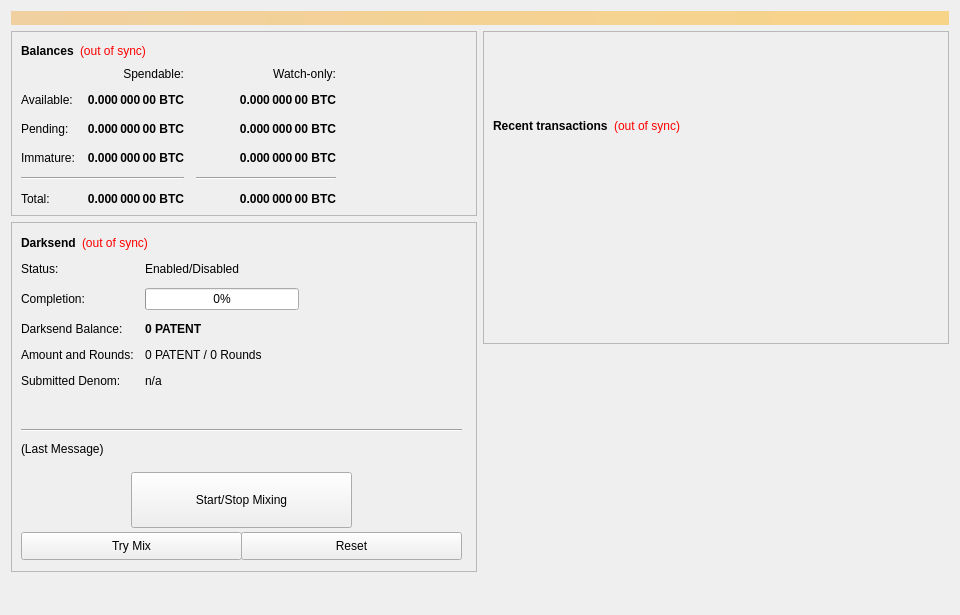
<?xml version="1.0" encoding="UTF-8"?>
<ui version="4.0">
 <class>OverviewPage</class>
 <widget class="QWidget" name="OverviewPage">
  <property name="geometry">
   <rect>
    <x>0</x>
    <y>0</y>
    <width>960</width>
    <height>615</height>
   </rect>
  </property>
  <property name="minimumSize">
   <size>
    <width>960</width>
    <height>0</height>
   </size>
  </property>
  <property name="windowTitle">
   <string>Form</string>
  </property>
  <layout class="QVBoxLayout" name="topLayout">
   <item>
    <widget class="QLabel" name="labelAlerts">
     <property name="visible">
      <bool>false</bool>
     </property>
     <property name="styleSheet">
      <string notr="true">background-color: qlineargradient(x1: 0, y1: 0, x2: 1, y2: 0, stop:0 #F0D0A0, stop:1 #F8D488); color:#000000;</string>
     </property>
     <property name="wordWrap">
      <bool>true</bool>
     </property>
     <property name="margin">
      <number>3</number>
     </property>
    </widget>
   </item>
   <item>
    <layout class="QHBoxLayout" name="horizontalLayout" stretch="1,1">
     <item>
      <layout class="QVBoxLayout" name="verticalLayout_2">
       <item>
        <widget class="QFrame" name="frame">
         <property name="frameShape">
          <enum>QFrame::StyledPanel</enum>
         </property>
         <property name="frameShadow">
          <enum>QFrame::Raised</enum>
         </property>
         <layout class="QVBoxLayout" name="verticalLayout_4">
          <item>
           <layout class="QHBoxLayout" name="horizontalLayout_4">
            <item>
             <widget class="QLabel" name="label_5">
              <property name="font">
               <font>
                <weight>75</weight>
                <bold>true</bold>
               </font>
              </property>
              <property name="text">
               <string>Balances</string>
              </property>
             </widget>
            </item>
            <item>
             <widget class="QLabel" name="labelWalletStatus">
              <property name="cursor">
               <cursorShape>WhatsThisCursor</cursorShape>
              </property>
              <property name="toolTip">
               <string>The displayed information may be out of date. Your wallet automatically synchronizes with the PATENT network after a connection is established, but this process has not completed yet.</string>
              </property>
              <property name="styleSheet">
               <string notr="true">QLabel { color: red; }</string>
              </property>
              <property name="text">
               <string notr="true">(out of sync)</string>
              </property>
              <property name="alignment">
               <set>Qt::AlignLeading|Qt::AlignLeft|Qt::AlignVCenter</set>
              </property>
             </widget>
            </item>
            <item>
             <spacer name="horizontalSpacer_3">
              <property name="orientation">
               <enum>Qt::Horizontal</enum>
              </property>
              <property name="sizeHint" stdset="0">
               <size>
                <width>40</width>
                <height>20</height>
               </size>
              </property>
             </spacer>
            </item>
           </layout>
          </item>
          <item>
           <layout class="QGridLayout" name="gridLayout">
            <property name="spacing">
             <number>12</number>
            </property>
            <item row="2" column="2">
             <widget class="QLabel" name="labelWatchPending">
              <property name="font">
               <font>
                <weight>75</weight>
                <bold>true</bold>
               </font>
              </property>
              <property name="cursor">
               <cursorShape>IBeamCursor</cursorShape>
              </property>
              <property name="toolTip">
               <string>Unconfirmed transactions to watch-only addresses</string>
              </property>
              <property name="text">
               <string notr="true">0.000 000 00 BTC</string>
              </property>
              <property name="alignment">
               <set>Qt::AlignRight|Qt::AlignTrailing|Qt::AlignVCenter</set>
              </property>
              <property name="textInteractionFlags">
               <set>Qt::LinksAccessibleByMouse|Qt::TextSelectableByKeyboard|Qt::TextSelectableByMouse</set>
              </property>
             </widget>
            </item>
            <item row="2" column="1">
             <widget class="QLabel" name="labelUnconfirmed">
              <property name="font">
               <font>
                <weight>75</weight>
                <bold>true</bold>
               </font>
              </property>
              <property name="cursor">
               <cursorShape>IBeamCursor</cursorShape>
              </property>
              <property name="toolTip">
               <string>Total of transactions that have yet to be confirmed, and do not yet count toward the spendable balance</string>
              </property>
              <property name="text">
               <string notr="true">0.000 000 00 BTC</string>
              </property>
              <property name="alignment">
               <set>Qt::AlignRight|Qt::AlignTrailing|Qt::AlignVCenter</set>
              </property>
              <property name="textInteractionFlags">
               <set>Qt::LinksAccessibleByMouse|Qt::TextSelectableByKeyboard|Qt::TextSelectableByMouse</set>
              </property>
             </widget>
            </item>
            <item row="3" column="2">
             <widget class="QLabel" name="labelWatchImmature">
              <property name="font">
               <font>
                <weight>75</weight>
                <bold>true</bold>
               </font>
              </property>
              <property name="cursor">
               <cursorShape>IBeamCursor</cursorShape>
              </property>
              <property name="toolTip">
               <string>Staked or masternode rewards in watch-only addresses that has not yet matured</string>
              </property>
              <property name="text">
               <string notr="true">0.000 000 00 BTC</string>
              </property>
              <property name="alignment">
               <set>Qt::AlignRight|Qt::AlignTrailing|Qt::AlignVCenter</set>
              </property>
              <property name="textInteractionFlags">
               <set>Qt::LinksAccessibleByMouse|Qt::TextSelectableByKeyboard|Qt::TextSelectableByMouse</set>
              </property>
             </widget>
            </item>
            <item row="4" column="0" colspan="2">
             <widget class="Line" name="lineSpendableBalance">
              <property name="orientation">
               <enum>Qt::Horizontal</enum>
              </property>
             </widget>
            </item>
            <item row="4" column="2">
             <widget class="Line" name="lineWatchBalance">
              <property name="sizePolicy">
               <sizepolicy hsizetype="Preferred" vsizetype="Fixed">
                <horstretch>0</horstretch>
                <verstretch>0</verstretch>
               </sizepolicy>
              </property>
              <property name="minimumSize">
               <size>
                <width>140</width>
                <height>0</height>
               </size>
              </property>
              <property name="orientation">
               <enum>Qt::Horizontal</enum>
              </property>
             </widget>
            </item>
            <item row="5" column="0">
             <widget class="QLabel" name="labelTotalText">
              <property name="text">
               <string>Total:</string>
              </property>
             </widget>
            </item>
            <item row="3" column="1">
             <widget class="QLabel" name="labelImmature">
              <property name="font">
               <font>
                <weight>75</weight>
                <bold>true</bold>
               </font>
              </property>
              <property name="cursor">
               <cursorShape>IBeamCursor</cursorShape>
              </property>
              <property name="toolTip">
               <string>Staked or masternode rewards that has not yet matured</string>
              </property>
              <property name="text">
               <string notr="true">0.000 000 00 BTC</string>
              </property>
              <property name="alignment">
               <set>Qt::AlignRight|Qt::AlignTrailing|Qt::AlignVCenter</set>
              </property>
              <property name="textInteractionFlags">
               <set>Qt::LinksAccessibleByMouse|Qt::TextSelectableByKeyboard|Qt::TextSelectableByMouse</set>
              </property>
             </widget>
            </item>
            <item row="2" column="3">
             <spacer name="horizontalSpacer_2">
              <property name="orientation">
               <enum>Qt::Horizontal</enum>
              </property>
              <property name="sizeHint" stdset="0">
               <size>
                <width>40</width>
                <height>20</height>
               </size>
              </property>
             </spacer>
            </item>
            <item row="3" column="0">
             <widget class="QLabel" name="labelImmatureText">
              <property name="text">
               <string>Immature:</string>
              </property>
             </widget>
            </item>
            <item row="5" column="1">
             <widget class="QLabel" name="labelTotal">
              <property name="font">
               <font>
                <weight>75</weight>
                <bold>true</bold>
               </font>
              </property>
              <property name="cursor">
               <cursorShape>IBeamCursor</cursorShape>
              </property>
              <property name="toolTip">
               <string>Your current total balance</string>
              </property>
              <property name="text">
               <string notr="true">0.000 000 00 BTC</string>
              </property>
              <property name="alignment">
               <set>Qt::AlignRight|Qt::AlignTrailing|Qt::AlignVCenter</set>
              </property>
              <property name="textInteractionFlags">
               <set>Qt::LinksAccessibleByMouse|Qt::TextSelectableByKeyboard|Qt::TextSelectableByMouse</set>
              </property>
             </widget>
            </item>
            <item row="5" column="2">
             <widget class="QLabel" name="labelWatchTotal">
              <property name="font">
               <font>
                <weight>75</weight>
                <bold>true</bold>
               </font>
              </property>
              <property name="cursor">
               <cursorShape>IBeamCursor</cursorShape>
              </property>
              <property name="toolTip">
               <string>Current total balance in watch-only addresses</string>
              </property>
              <property name="text">
               <string notr="true">0.000 000 00 BTC</string>
              </property>
              <property name="alignment">
               <set>Qt::AlignRight|Qt::AlignTrailing|Qt::AlignVCenter</set>
              </property>
              <property name="textInteractionFlags">
               <set>Qt::LinksAccessibleByMouse|Qt::TextSelectableByKeyboard|Qt::TextSelectableByMouse</set>
              </property>
             </widget>
            </item>
            <item row="0" column="2">
             <widget class="QLabel" name="labelWatchonly">
              <property name="text">
               <string>Watch-only:</string>
              </property>
              <property name="alignment">
               <set>Qt::AlignRight|Qt::AlignTrailing|Qt::AlignVCenter</set>
              </property>
             </widget>
            </item>
            <item row="1" column="0">
             <widget class="QLabel" name="labelBalanceText">
              <property name="text">
               <string>Available:</string>
              </property>
             </widget>
            </item>
            <item row="1" column="1">
             <widget class="QLabel" name="labelBalance">
              <property name="font">
               <font>
                <weight>75</weight>
                <bold>true</bold>
               </font>
              </property>
              <property name="cursor">
               <cursorShape>IBeamCursor</cursorShape>
              </property>
              <property name="toolTip">
               <string>Your current spendable balance</string>
              </property>
              <property name="text">
               <string notr="true">0.000 000 00 BTC</string>
              </property>
              <property name="alignment">
               <set>Qt::AlignRight|Qt::AlignTrailing|Qt::AlignVCenter</set>
              </property>
              <property name="textInteractionFlags">
               <set>Qt::LinksAccessibleByMouse|Qt::TextSelectableByKeyboard|Qt::TextSelectableByMouse</set>
              </property>
             </widget>
            </item>
            <item row="1" column="2">
             <widget class="QLabel" name="labelWatchAvailable">
              <property name="font">
               <font>
                <weight>75</weight>
                <bold>true</bold>
               </font>
              </property>
              <property name="cursor">
               <cursorShape>IBeamCursor</cursorShape>
              </property>
              <property name="toolTip">
               <string>Your current balance in watch-only addresses</string>
              </property>
              <property name="text">
               <string notr="true">0.000 000 00 BTC</string>
              </property>
              <property name="alignment">
               <set>Qt::AlignRight|Qt::AlignTrailing|Qt::AlignVCenter</set>
              </property>
              <property name="textInteractionFlags">
               <set>Qt::LinksAccessibleByMouse|Qt::TextSelectableByKeyboard|Qt::TextSelectableByMouse</set>
              </property>
             </widget>
            </item>
            <item row="2" column="0">
             <widget class="QLabel" name="labelPendingText">
              <property name="text">
               <string>Pending:</string>
              </property>
             </widget>
            </item>
            <item row="0" column="1">
             <widget class="QLabel" name="labelSpendable">
              <property name="text">
               <string>Spendable:</string>
              </property>
              <property name="alignment">
               <set>Qt::AlignRight|Qt::AlignTrailing|Qt::AlignVCenter</set>
              </property>
             </widget>
            </item>
           </layout>
          </item>
         </layout>
        </widget>
       </item>
       <item>
        <widget class="QFrame" name="frameDarksend">
         <property name="minimumSize">
          <size>
           <width>0</width>
           <height>350</height>
          </size>
         </property>
         <property name="layoutDirection">
          <enum>Qt::LeftToRight</enum>
         </property>
         <property name="frameShape">
          <enum>QFrame::StyledPanel</enum>
         </property>
         <property name="frameShadow">
          <enum>QFrame::Raised</enum>
         </property>
         <widget class="QWidget" name="formLayoutWidget">
          <property name="geometry">
           <rect>
            <x>10</x>
            <y>40</y>
            <width>451</width>
            <height>161</height>
           </rect>
          </property>
          <layout class="QFormLayout" name="formLayout">
           <property name="fieldGrowthPolicy">
            <enum>QFormLayout::AllNonFixedFieldsGrow</enum>
           </property>
           <property name="horizontalSpacing">
            <number>11</number>
           </property>
           <property name="verticalSpacing">
            <number>12</number>
           </property>
           <item row="0" column="0">
            <widget class="QLabel" name="label_6">
             <property name="text">
              <string>Status:</string>
             </property>
            </widget>
           </item>
           <item row="1" column="0">
            <widget class="QLabel" name="label_7">
             <property name="text">
              <string>Completion:</string>
             </property>
            </widget>
           </item>
           <item row="1" column="1">
            <widget class="QProgressBar" name="DarksendProgress">
             <property name="maximumSize">
              <size>
               <width>154</width>
               <height>16777215</height>
              </size>
             </property>
             <property name="value">
              <number>0</number>
             </property>
            </widget>
           </item>
           <item row="2" column="0">
            <widget class="QLabel" name="labelAnonymizedText">
             <property name="text">
              <string>Darksend Balance:</string>
             </property>
            </widget>
           </item>
           <item row="2" column="1">
            <widget class="QLabel" name="labelAnonymized">
             <property name="font">
              <font>
               <weight>75</weight>
               <bold>true</bold>
              </font>
             </property>
             <property name="text">
              <string notr="true">0 PATENT</string>
             </property>
            </widget>
           </item>
           <item row="3" column="0">
            <widget class="QLabel" name="label_8">
             <property name="text">
              <string>Amount and Rounds:</string>
             </property>
            </widget>
           </item>
           <item row="3" column="1">
            <widget class="QLabel" name="labelAmountRounds">
             <property name="text">
              <string>0 PATENT / 0 Rounds</string>
             </property>
            </widget>
           </item>
           <item row="4" column="0">
            <widget class="QLabel" name="label_9">
             <property name="text">
              <string>Submitted Denom:</string>
             </property>
            </widget>
           </item>
           <item row="4" column="1">
            <widget class="QLabel" name="labelSubmittedDenom">
             <property name="toolTip">
              <string>The denominations you submitted to the Masternode.&lt;br&gt;To mix, other users must submit the exact same denominations.</string>
             </property>
             <property name="text">
              <string>n/a</string>
             </property>
            </widget>
           </item>
           <item row="0" column="1">
            <widget class="QLabel" name="DarksendEnabled">
             <property name="text">
              <string>Enabled/Disabled</string>
             </property>
            </widget>
           </item>
          </layout>
         </widget>
         <widget class="QPushButton" name="runAutoDenom">
          <property name="geometry">
           <rect>
            <x>251</x>
            <y>17</y>
            <width>1</width>
            <height>1</height>
           </rect>
          </property>
          <property name="palette">
           <palette>
            <active>
             <colorrole role="WindowText">
              <brush brushstyle="SolidPattern">
               <color alpha="255">
                <red>0</red>
                <green>0</green>
                <blue>0</blue>
               </color>
              </brush>
             </colorrole>
             <colorrole role="Button">
              <brush brushstyle="SolidPattern">
               <color alpha="255">
                <red>239</red>
                <green>238</green>
                <blue>238</blue>
               </color>
              </brush>
             </colorrole>
             <colorrole role="Light">
              <brush brushstyle="SolidPattern">
               <color alpha="255">
                <red>255</red>
                <green>255</green>
                <blue>255</blue>
               </color>
              </brush>
             </colorrole>
             <colorrole role="Midlight">
              <brush brushstyle="SolidPattern">
               <color alpha="255">
                <red>247</red>
                <green>246</green>
                <blue>246</blue>
               </color>
              </brush>
             </colorrole>
             <colorrole role="Dark">
              <brush brushstyle="SolidPattern">
               <color alpha="255">
                <red>119</red>
                <green>119</green>
                <blue>119</blue>
               </color>
              </brush>
             </colorrole>
             <colorrole role="Mid">
              <brush brushstyle="SolidPattern">
               <color alpha="255">
                <red>159</red>
                <green>159</green>
                <blue>159</blue>
               </color>
              </brush>
             </colorrole>
             <colorrole role="Text">
              <brush brushstyle="SolidPattern">
               <color alpha="255">
                <red>0</red>
                <green>0</green>
                <blue>0</blue>
               </color>
              </brush>
             </colorrole>
             <colorrole role="BrightText">
              <brush brushstyle="SolidPattern">
               <color alpha="255">
                <red>255</red>
                <green>255</green>
                <blue>255</blue>
               </color>
              </brush>
             </colorrole>
             <colorrole role="ButtonText">
              <brush brushstyle="SolidPattern">
               <color alpha="255">
                <red>0</red>
                <green>0</green>
                <blue>0</blue>
               </color>
              </brush>
             </colorrole>
             <colorrole role="Base">
              <brush brushstyle="SolidPattern">
               <color alpha="255">
                <red>255</red>
                <green>255</green>
                <blue>255</blue>
               </color>
              </brush>
             </colorrole>
             <colorrole role="Window">
              <brush brushstyle="SolidPattern">
               <color alpha="255">
                <red>239</red>
                <green>238</green>
                <blue>238</blue>
               </color>
              </brush>
             </colorrole>
             <colorrole role="Shadow">
              <brush brushstyle="SolidPattern">
               <color alpha="255">
                <red>0</red>
                <green>0</green>
                <blue>0</blue>
               </color>
              </brush>
             </colorrole>
             <colorrole role="AlternateBase">
              <brush brushstyle="SolidPattern">
               <color alpha="255">
                <red>247</red>
                <green>246</green>
                <blue>246</blue>
               </color>
              </brush>
             </colorrole>
             <colorrole role="ToolTipBase">
              <brush brushstyle="SolidPattern">
               <color alpha="255">
                <red>255</red>
                <green>255</green>
                <blue>220</blue>
               </color>
              </brush>
             </colorrole>
             <colorrole role="ToolTipText">
              <brush brushstyle="SolidPattern">
               <color alpha="255">
                <red>0</red>
                <green>0</green>
                <blue>0</blue>
               </color>
              </brush>
             </colorrole>
            </active>
            <inactive>
             <colorrole role="WindowText">
              <brush brushstyle="SolidPattern">
               <color alpha="255">
                <red>0</red>
                <green>0</green>
                <blue>0</blue>
               </color>
              </brush>
             </colorrole>
             <colorrole role="Button">
              <brush brushstyle="SolidPattern">
               <color alpha="255">
                <red>239</red>
                <green>238</green>
                <blue>238</blue>
               </color>
              </brush>
             </colorrole>
             <colorrole role="Light">
              <brush brushstyle="SolidPattern">
               <color alpha="255">
                <red>255</red>
                <green>255</green>
                <blue>255</blue>
               </color>
              </brush>
             </colorrole>
             <colorrole role="Midlight">
              <brush brushstyle="SolidPattern">
               <color alpha="255">
                <red>247</red>
                <green>246</green>
                <blue>246</blue>
               </color>
              </brush>
             </colorrole>
             <colorrole role="Dark">
              <brush brushstyle="SolidPattern">
               <color alpha="255">
                <red>119</red>
                <green>119</green>
                <blue>119</blue>
               </color>
              </brush>
             </colorrole>
             <colorrole role="Mid">
              <brush brushstyle="SolidPattern">
               <color alpha="255">
                <red>159</red>
                <green>159</green>
                <blue>159</blue>
               </color>
              </brush>
             </colorrole>
             <colorrole role="Text">
              <brush brushstyle="SolidPattern">
               <color alpha="255">
                <red>0</red>
                <green>0</green>
                <blue>0</blue>
               </color>
              </brush>
             </colorrole>
             <colorrole role="BrightText">
              <brush brushstyle="SolidPattern">
               <color alpha="255">
                <red>255</red>
                <green>255</green>
                <blue>255</blue>
               </color>
              </brush>
             </colorrole>
             <colorrole role="ButtonText">
              <brush brushstyle="SolidPattern">
               <color alpha="255">
                <red>0</red>
                <green>0</green>
                <blue>0</blue>
               </color>
              </brush>
             </colorrole>
             <colorrole role="Base">
              <brush brushstyle="SolidPattern">
               <color alpha="255">
                <red>255</red>
                <green>255</green>
                <blue>255</blue>
               </color>
              </brush>
             </colorrole>
             <colorrole role="Window">
              <brush brushstyle="SolidPattern">
               <color alpha="255">
                <red>239</red>
                <green>238</green>
                <blue>238</blue>
               </color>
              </brush>
             </colorrole>
             <colorrole role="Shadow">
              <brush brushstyle="SolidPattern">
               <color alpha="255">
                <red>0</red>
                <green>0</green>
                <blue>0</blue>
               </color>
              </brush>
             </colorrole>
             <colorrole role="AlternateBase">
              <brush brushstyle="SolidPattern">
               <color alpha="255">
                <red>247</red>
                <green>246</green>
                <blue>246</blue>
               </color>
              </brush>
             </colorrole>
             <colorrole role="ToolTipBase">
              <brush brushstyle="SolidPattern">
               <color alpha="255">
                <red>255</red>
                <green>255</green>
                <blue>220</blue>
               </color>
              </brush>
             </colorrole>
             <colorrole role="ToolTipText">
              <brush brushstyle="SolidPattern">
               <color alpha="255">
                <red>0</red>
                <green>0</green>
                <blue>0</blue>
               </color>
              </brush>
             </colorrole>
            </inactive>
            <disabled>
             <colorrole role="WindowText">
              <brush brushstyle="SolidPattern">
               <color alpha="255">
                <red>119</red>
                <green>119</green>
                <blue>119</blue>
               </color>
              </brush>
             </colorrole>
             <colorrole role="Button">
              <brush brushstyle="SolidPattern">
               <color alpha="255">
                <red>239</red>
                <green>238</green>
                <blue>238</blue>
               </color>
              </brush>
             </colorrole>
             <colorrole role="Light">
              <brush brushstyle="SolidPattern">
               <color alpha="255">
                <red>255</red>
                <green>255</green>
                <blue>255</blue>
               </color>
              </brush>
             </colorrole>
             <colorrole role="Midlight">
              <brush brushstyle="SolidPattern">
               <color alpha="255">
                <red>247</red>
                <green>246</green>
                <blue>246</blue>
               </color>
              </brush>
             </colorrole>
             <colorrole role="Dark">
              <brush brushstyle="SolidPattern">
               <color alpha="255">
                <red>119</red>
                <green>119</green>
                <blue>119</blue>
               </color>
              </brush>
             </colorrole>
             <colorrole role="Mid">
              <brush brushstyle="SolidPattern">
               <color alpha="255">
                <red>159</red>
                <green>159</green>
                <blue>159</blue>
               </color>
              </brush>
             </colorrole>
             <colorrole role="Text">
              <brush brushstyle="SolidPattern">
               <color alpha="255">
                <red>119</red>
                <green>119</green>
                <blue>119</blue>
               </color>
              </brush>
             </colorrole>
             <colorrole role="BrightText">
              <brush brushstyle="SolidPattern">
               <color alpha="255">
                <red>255</red>
                <green>255</green>
                <blue>255</blue>
               </color>
              </brush>
             </colorrole>
             <colorrole role="ButtonText">
              <brush brushstyle="SolidPattern">
               <color alpha="255">
                <red>119</red>
                <green>119</green>
                <blue>119</blue>
               </color>
              </brush>
             </colorrole>
             <colorrole role="Base">
              <brush brushstyle="SolidPattern">
               <color alpha="255">
                <red>239</red>
                <green>238</green>
                <blue>238</blue>
               </color>
              </brush>
             </colorrole>
             <colorrole role="Window">
              <brush brushstyle="SolidPattern">
               <color alpha="255">
                <red>239</red>
                <green>238</green>
                <blue>238</blue>
               </color>
              </brush>
             </colorrole>
             <colorrole role="Shadow">
              <brush brushstyle="SolidPattern">
               <color alpha="255">
                <red>0</red>
                <green>0</green>
                <blue>0</blue>
               </color>
              </brush>
             </colorrole>
             <colorrole role="AlternateBase">
              <brush brushstyle="SolidPattern">
               <color alpha="255">
                <red>239</red>
                <green>238</green>
                <blue>238</blue>
               </color>
              </brush>
             </colorrole>
             <colorrole role="ToolTipBase">
              <brush brushstyle="SolidPattern">
               <color alpha="255">
                <red>255</red>
                <green>255</green>
                <blue>220</blue>
               </color>
              </brush>
             </colorrole>
             <colorrole role="ToolTipText">
              <brush brushstyle="SolidPattern">
               <color alpha="255">
                <red>0</red>
                <green>0</green>
                <blue>0</blue>
               </color>
              </brush>
             </colorrole>
            </disabled>
           </palette>
          </property>
          <property name="focusPolicy">
           <enum>Qt::NoFocus</enum>
          </property>
          <property name="autoFillBackground">
           <bool>true</bool>
          </property>
          <property name="text">
           <string/>
          </property>
          <property name="flat">
           <bool>true</bool>
          </property>
         </widget>
         <widget class="QPushButton" name="toggleDarksend">
          <property name="geometry">
           <rect>
            <x>120</x>
            <y>250</y>
            <width>221</width>
            <height>56</height>
           </rect>
          </property>
          <property name="sizePolicy">
           <sizepolicy hsizetype="MinimumExpanding" vsizetype="Fixed">
            <horstretch>0</horstretch>
            <verstretch>0</verstretch>
           </sizepolicy>
          </property>
          <property name="text">
           <string>Start/Stop Mixing</string>
          </property>
         </widget>
         <widget class="Line" name="lineLastMessage">
          <property name="geometry">
           <rect>
            <x>10</x>
            <y>200</y>
            <width>441</width>
            <height>16</height>
           </rect>
          </property>
          <property name="orientation">
           <enum>Qt::Horizontal</enum>
          </property>
         </widget>
         <widget class="QLabel" name="DarksendStatus">
          <property name="geometry">
           <rect>
            <x>10</x>
            <y>220</y>
            <width>451</width>
            <height>61</height>
           </rect>
          </property>
          <property name="minimumSize">
           <size>
            <width>288</width>
            <height>43</height>
           </size>
          </property>
          <property name="text">
           <string>(Last Message)</string>
          </property>
          <property name="alignment">
           <set>Qt::AlignLeading|Qt::AlignLeft|Qt::AlignTop</set>
          </property>
          <property name="wordWrap">
           <bool>true</bool>
          </property>
         </widget>
         <widget class="QPushButton" name="DarksendAuto">
          <property name="geometry">
           <rect>
            <x>10</x>
            <y>310</y>
            <width>221</width>
            <height>28</height>
           </rect>
          </property>
          <property name="sizePolicy">
           <sizepolicy hsizetype="MinimumExpanding" vsizetype="Fixed">
            <horstretch>0</horstretch>
            <verstretch>0</verstretch>
           </sizepolicy>
          </property>
          <property name="toolTip">
           <string>Try to manually submit a Darksend request.</string>
          </property>
          <property name="text">
           <string>Try Mix</string>
          </property>
         </widget>
         <widget class="QPushButton" name="DarksendReset">
          <property name="geometry">
           <rect>
            <x>230</x>
            <y>310</y>
            <width>221</width>
            <height>28</height>
           </rect>
          </property>
          <property name="sizePolicy">
           <sizepolicy hsizetype="MinimumExpanding" vsizetype="Fixed">
            <horstretch>0</horstretch>
            <verstretch>0</verstretch>
           </sizepolicy>
          </property>
          <property name="toolTip">
           <string>Reset the current status of Darksend (can interrupt Darksend if it's in the process of Mixing, which can cost you money!)</string>
          </property>
          <property name="autoFillBackground">
           <bool>false</bool>
          </property>
          <property name="text">
           <string>Reset</string>
          </property>
         </widget>
         <widget class="QWidget" name="layoutWidget">
          <property name="geometry">
           <rect>
            <x>10</x>
            <y>10</y>
            <width>431</width>
            <height>22</height>
           </rect>
          </property>
          <layout class="QHBoxLayout" name="horizontalLayout_5">
           <item>
            <widget class="QLabel" name="label_2">
             <property name="font">
              <font>
               <weight>75</weight>
               <bold>true</bold>
              </font>
             </property>
             <property name="text">
              <string>Darksend</string>
             </property>
            </widget>
           </item>
           <item>
            <widget class="QLabel" name="labelDarksendSyncStatus">
             <property name="toolTip">
              <string>The displayed information may be out of date. Your wallet automatically synchronizes with the PATENT network after a connection is established, but this process has not completed yet.</string>
             </property>
             <property name="styleSheet">
              <string notr="true">QLabel { color: red; }</string>
             </property>
             <property name="text">
              <string notr="true">(out of sync)</string>
             </property>
             <property name="alignment">
              <set>Qt::AlignLeading|Qt::AlignLeft|Qt::AlignVCenter</set>
             </property>
            </widget>
           </item>
           <item>
            <spacer name="horizontalSpacer_4">
             <property name="orientation">
              <enum>Qt::Horizontal</enum>
             </property>
             <property name="sizeHint" stdset="0">
              <size>
               <width>40</width>
               <height>20</height>
              </size>
             </property>
            </spacer>
           </item>
          </layout>
         </widget>
        </widget>
       </item>
       <item>
        <spacer name="verticalSpacer">
         <property name="orientation">
          <enum>Qt::Vertical</enum>
         </property>
         <property name="sizeHint" stdset="0">
          <size>
           <width>20</width>
           <height>40</height>
          </size>
         </property>
        </spacer>
       </item>
      </layout>
     </item>
     <item>
      <layout class="QVBoxLayout" name="verticalLayout_3">
       <item>
        <widget class="QFrame" name="frame_2">
         <property name="frameShape">
          <enum>QFrame::StyledPanel</enum>
         </property>
         <property name="frameShadow">
          <enum>QFrame::Raised</enum>
         </property>
         <layout class="QVBoxLayout" name="verticalLayout">
          <item>
           <spacer name="verticalSpacer_3">
            <property name="orientation">
             <enum>Qt::Vertical</enum>
            </property>
            <property name="sizeType">
             <enum>QSizePolicy::Fixed</enum>
            </property>
            <property name="sizeHint" stdset="0">
             <size>
              <width>20</width>
              <height>75</height>
             </size>
            </property>
           </spacer>
          </item>
          <item>
           <layout class="QHBoxLayout" name="horizontalLayout_2">
            <item>
             <widget class="QLabel" name="label_4">
              <property name="font">
               <font>
                <weight>75</weight>
                <bold>true</bold>
               </font>
              </property>
              <property name="text">
               <string>Recent transactions</string>
              </property>
             </widget>
            </item>
            <item>
             <widget class="QLabel" name="labelTransactionsStatus">
              <property name="cursor">
               <cursorShape>WhatsThisCursor</cursorShape>
              </property>
              <property name="toolTip">
               <string>The displayed information may be out of date. Your wallet automatically synchronizes with the PATENT network after a connection is established, but this process has not completed yet.</string>
              </property>
              <property name="styleSheet">
               <string notr="true">QLabel { color: red; }</string>
              </property>
              <property name="text">
               <string notr="true">(out of sync)</string>
              </property>
              <property name="alignment">
               <set>Qt::AlignRight|Qt::AlignTrailing|Qt::AlignVCenter</set>
              </property>
             </widget>
            </item>
            <item>
             <spacer name="horizontalSpacer">
              <property name="orientation">
               <enum>Qt::Horizontal</enum>
              </property>
              <property name="sizeHint" stdset="0">
               <size>
                <width>40</width>
                <height>20</height>
               </size>
              </property>
             </spacer>
            </item>
           </layout>
          </item>
          <item>
           <widget class="QListView" name="listTransactions">
            <property name="styleSheet">
             <string notr="true">QListView { background: transparent; }</string>
            </property>
            <property name="frameShape">
             <enum>QFrame::NoFrame</enum>
            </property>
            <property name="verticalScrollBarPolicy">
             <enum>Qt::ScrollBarAlwaysOff</enum>
            </property>
            <property name="horizontalScrollBarPolicy">
             <enum>Qt::ScrollBarAlwaysOff</enum>
            </property>
            <property name="selectionMode">
             <enum>QAbstractItemView::NoSelection</enum>
            </property>
           </widget>
          </item>
         </layout>
        </widget>
       </item>
       <item>
        <spacer name="verticalSpacer_2">
         <property name="orientation">
          <enum>Qt::Vertical</enum>
         </property>
         <property name="sizeType">
          <enum>QSizePolicy::Expanding</enum>
         </property>
         <property name="sizeHint" stdset="0">
          <size>
           <width>20</width>
           <height>40</height>
          </size>
         </property>
        </spacer>
       </item>
      </layout>
     </item>
    </layout>
   </item>
  </layout>
 </widget>
 <resources/>
 <connections/>
</ui>
